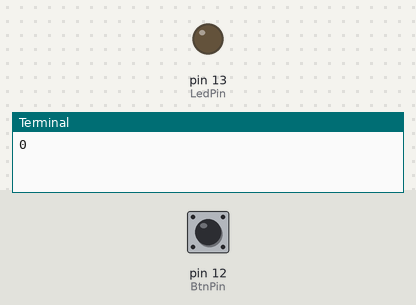
Bench run of a program on a simulated Raspberry Pi (header pin numbers). Parts: output pins drawn as LEDs (lit = HIGH), the last lines printed to the terminal. The inputs (shaded band) are chosen by the test bench; at power-on: pin 12 (BtnPin) LOW. Files the program writes start out absent; the camera gives no picture and a still takes 0.5 s; the clock reads 2024-03-15 10:24:30 at power-on unless the program sets it.

Above: at 1.2 s.
1.3 s: pin 12 (BtnPin) pulled HIGH for 0.15 s
At 2.2 s:
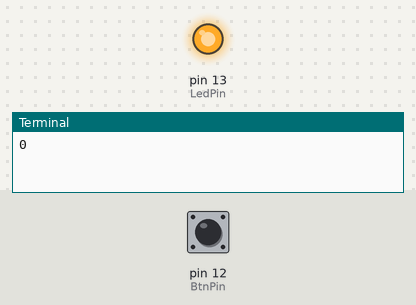
4.4 s: pin 12 (BtnPin) pulled HIGH for 1 s
6.9 s: pin 12 (BtnPin) pulled HIGH for 3.2 s
At 11.4 s:
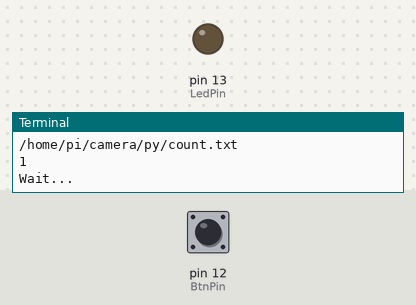
Timing chart, 0 to 16.1 s (numbered marks = the images above; inputs shaded):
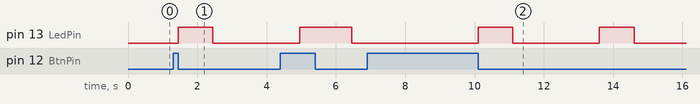

Measured:
- after the input at 1.3 s, pin 13 (LedPin): LOW → HIGH after 0.15 s, → LOW 1.0 s later
- after the input at 6.9 s, pin 13 (LedPin): alternates HIGH for 1.0 s and LOW for 2.5 s, starting after 3.2 s

The program:

rpi_camera_btn.py
```python
# Web streaming example
# Source code from the official PiCamera package
# http://picamera.readthedocs.io/en/latest/recipes2.html#web-streaming

import io
import picamera
import logging
import socketserver
from threading import Condition
from http import server
import time
import RPi.GPIO as GPIO
import os

# Led pin, left 5:ground, 6 pin11
LedPin = 13
BtnPin = 12   # normal high(1), low(0) when pressed

PAGE="""\
<html>
<head>
<title>Raspberry Pi - Surveillance Camera</title>
</head>
<body>
<center><h1>Raspberry Pi - Surveillance Camera</h1></center>
<center><img src="stream.mjpg" width="640" height="480"></center>
</body>
</html>
"""
r_count = 0
r_state = 0
count_filename = '/home/pi/camera/py/count.txt'

if( not os.path.exists(count_filename)):
    file1 = open(count_filename,"w")
    print (str(r_count))
    file1.write(str(r_count))
    file1.close()


def setup():
    GPIO.setmode(GPIO.BOARD)
    GPIO.setup(LedPin, GPIO.OUT)
    GPIO.output(LedPin, GPIO.LOW)
    GPIO.setup(BtnPin, GPIO.IN)

class StreamingOutput(object):
    def __init__(self):
        self.frame = None
        self.buffer = io.BytesIO()
        self.condition = Condition()

    def write(self, buf):
        if buf.startswith(b'\xff\xd8'):
            # New frame, copy the existing buffer's content and notify all
            # clients it's available
            self.buffer.truncate()
            with self.condition:
                self.frame = self.buffer.getvalue()
                self.condition.notify_all()
            self.buffer.seek(0)
        return self.buffer.write(buf)

class StreamingHandler(server.BaseHTTPRequestHandler):
    def do_GET(self):
        if self.path == '/':
            self.send_response(301)
            self.send_header('Location', '/index.html')
            self.end_headers()
        elif self.path == '/index.html':
            content = PAGE.encode('utf-8')
            self.send_response(200)
            self.send_header('Content-Type', 'text/html')
            self.send_header('Content-Length', len(content))
            self.end_headers()
            self.wfile.write(content)
        elif self.path == '/stream.mjpg':
            self.send_response(200)
            self.send_header('Age', 0)
            self.send_header('Cache-Control', 'no-cache, private')
            self.send_header('Pragma', 'no-cache')
            self.send_header('Content-Type', 'multipart/x-mixed-replace; boundary=FRAME')
            self.end_headers()
            try:
                while True:
                    with output.condition:
                        output.condition.wait()
                        frame = output.frame
                    self.wfile.write(b'--FRAME\r\n')
                    self.send_header('Content-Type', 'image/jpeg')
                    self.send_header('Content-Length', len(frame))
                    self.end_headers()
                    self.wfile.write(frame)
                    self.wfile.write(b'\r\n')
            except Exception as e:
                logging.warning(
                    'Removed streaming client %s: %s',
                    self.client_address, str(e))
        else:
            self.send_error(404)
            self.end_headers()

class StreamingServer(socketserver.ThreadingMixIn, server.HTTPServer):
    allow_reuse_address = True
    daemon_threads = True


def record_loop():
    while True :
        btn_state = GPIO.input(BtnPin)
        if (btn_state == GPIO.HIGH) :
            break;
    while True :
        btn_state = GPIO.input(BtnPin)
        if (btn_state == GPIO.LOW) :
            GPIO.output(LedPin, GPIO.HIGH)
            time.sleep(1)
            GPIO.output(LedPin, GPIO.LOW)
            print('Start')
            break;


    print( count_filename)
    if( os.path.exists(count_filename)):
        file1 = open(count_filename,"r")
        file1.seek(0)
        r_count = int(file1.readline())
        print(r_count)
        file1.close()

        file1 = open(count_filename,"w")
        file1.write(str(r_count+1))
        file1.close()

    record_prefix = '/home/pi/camera/py/' + 'record/' + str(r_count)
    if (not os.path.exists (record_prefix)):
        os.mkdir(record_prefix)


    with picamera.PiCamera(resolution='2592x1944', framerate=4) as camera:

        #camera.start_preview()
        print('Wait...')
        time.sleep(2)
        print('Start Recording...')
        state = 0

        for filename in camera.capture_continuous( record_prefix + '/img{counter:03d}.jpg'):
            print('Captured %s' % filename)

            if state == 0 :
                GPIO.output(LedPin, GPIO.HIGH)
                state = 1
            else :
                GPIO.output(LedPin, GPIO.LOW)
                state = 0

            btn_state = GPIO.input(BtnPin)
            if (btn_state == GPIO.LOW) :
                GPIO.output(LedPin, GPIO.HIGH)
                time.sleep(1)
                GPIO.output(LedPin, GPIO.LOW)
                print ('Stop')
                break;


setup()
while True :
    record_loop()
```
